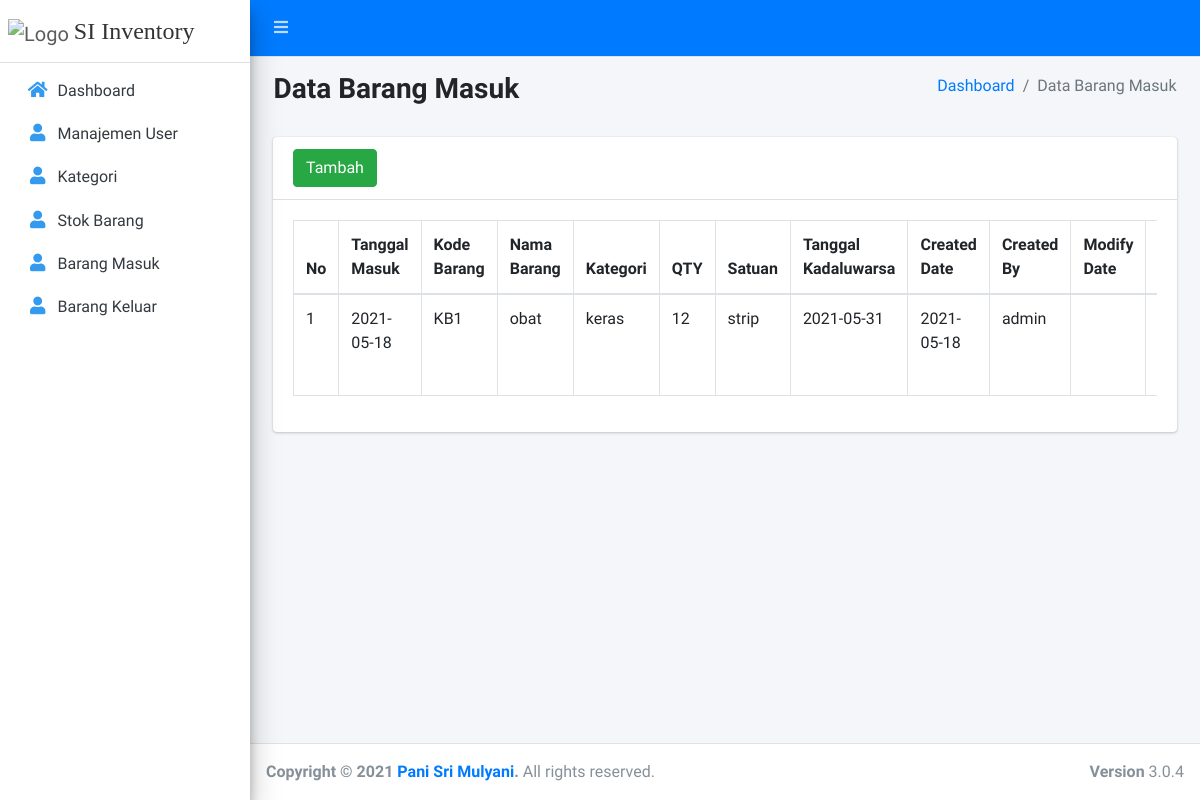
The app's page /admin_gudang/barang_masuk.html (signed in), older data.
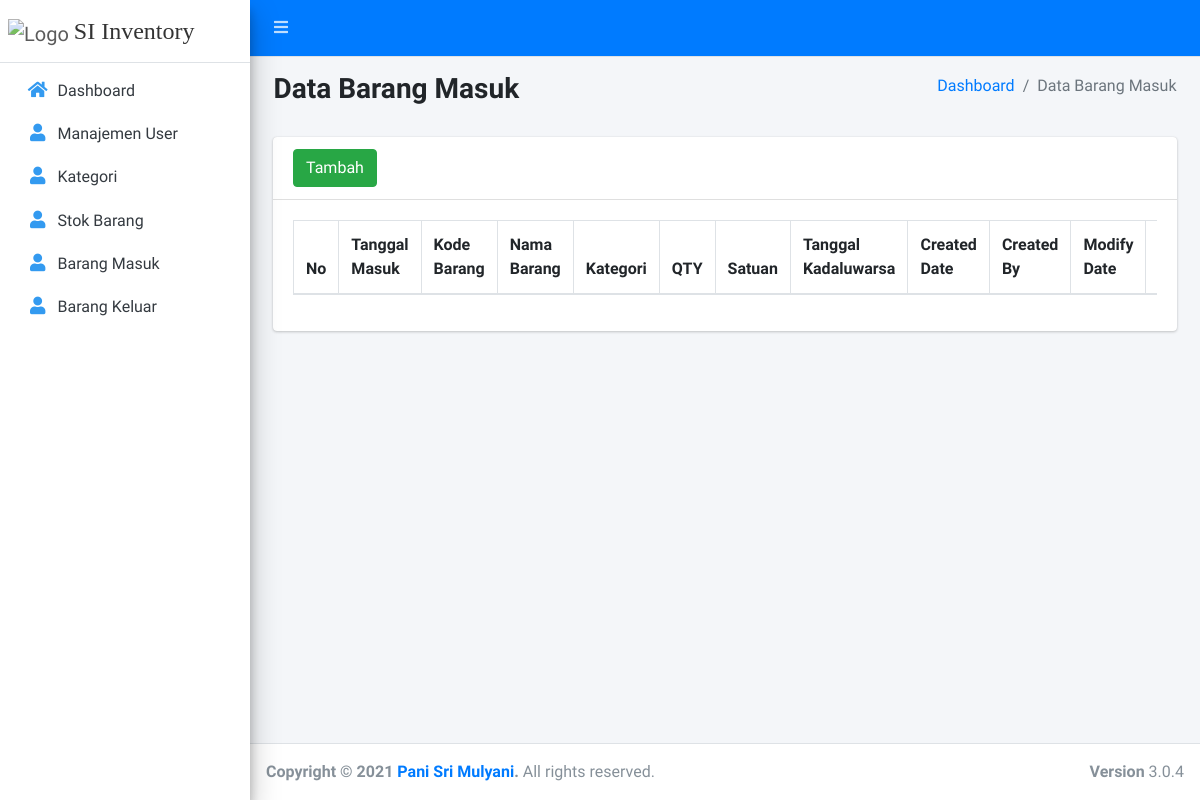
The same page, newer data.
### tables this page shows
CREATE TABLE `barang_masuk` (
  `id_barang_masuk` int(11) NOT NULL,
  `id_barang` int(191) NOT NULL,
  `tanggal_masuk` date NOT NULL,
  `qty` int(191) NOT NULL,
  `tanggal_kadaluwarsa` date NOT NULL,
  `created_date` date DEFAULT NULL,
  `created_by` int(191) DEFAULT NULL,
  `modify_date` date DEFAULT NULL,
  `modify_by` int(191) DEFAULT NULL
);

CREATE TABLE `stok_barang` (
  `id_barang` int(11) NOT NULL,
  `kode_barang` varchar(191) NOT NULL,
  `nama_barang` varchar(191) NOT NULL,
  `kategori` varchar(191) NOT NULL,
  `qty` int(191) NOT NULL,
  `satuan` enum('strip','botol','tablet') NOT NULL,
  `created_by` varchar(191) DEFAULT NULL,
  `modify_by` varchar(191) DEFAULT NULL,
  `created_date` date DEFAULT NULL,
  `modify_date` date DEFAULT NULL
);

CREATE TABLE `user` (
  `id_user` int(11) NOT NULL,
  `username` varchar(191) NOT NULL,
  `password` varchar(191) NOT NULL,
  `role` enum('admin_gudang','manager') NOT NULL,
  `namaLengkap` varchar(191) NOT NULL,
  `email` varchar(191) NOT NULL,
  `created_date` date DEFAULT NULL,
  `modify_date` date DEFAULT NULL,
  `created_by` varchar(191) DEFAULT NULL,
  `modify_by` varchar(191) DEFAULT NULL
);

### application/controllers/adminGudang/BarangMasuk.php (called while the page is built, shortened)
<?php
class BarangMasuk extends CI_Controller {
	public function index()
	{
    $data['konten'] = 'adminGudang/barangMasuk';
    $data['barang'] = $this->BarangMasukModel->getAll();
		$this->load->view('adminGudang/template', $data);
	}
}

### index.php (called while the page is built, shortened)
<?php
require_once BASEPATH.'core/CodeIgniter.php';

### application/models/BarangMasukModel.php (called while the page is built, shortened)
<?php
class BarangMasukModel extends CI_Model {
  private $table  = 'barang_masuk';
	public function getAll()
	{
    $this->db->select($this->table . '.*, user1.username as user_create, user2.username as user_modify, stok_barang.kode_barang, stok_barang.nama_barang, stok_barang.kategori, stok_barang.satuan');
    $this->db->join('user as user1', $this->table . '.created_by = user1.id_user');
    $this->db->join('user as user2', $this->table . '.modify_by = user2.id_user', 'left');
    $this->db->join('stok_barang', $this->table . '.id_barang = stok_barang.id_barang');
    return $this->db->get($this->table)->result_array();
	}
}

### application/views/adminGudang/barangMasuk.php (the view, shortened to what this page needs)
<section class="content">
  <div class="content-header">
    <div class="container-fluid">
      <div class="row mb-2">
        <div class="col-sm-6">
          <h3><b><font face=""> Data Barang Masuk </font></b></h3>
        </div>
        <div class="col-sm-6">
          <ol class="breadcrumb float-sm-right">
            <li class="breadcrumb-item"><a href="<?= base_url(); ?>">Dashboard</a></li>
            <li class="breadcrumb-item active">Data Barang Masuk</li>
          </ol>
        </div>
      </div>
    </div>
  </div>
  <div class="container-fluid">
    <div class="col-sm-12">
      <div class="card">
        <div class="card-header">
          <a class="btn btn-success" href="<?= base_url(); ?>admin_gudang/barang_masuk/tambah.html">Tambah</a>
        </div>
        <div class="card-body">
          <div class="table-responsive">
            <table class="table table-bordered" id="dataTables-example">
              <thead>
                <tr class="nowrap">
                  <th>No</th>
                  <th>Tanggal Masuk</th>
                  <th>Kode Barang</th>
                  <th>Nama Barang</th>
                  <th>Kategori</th>
                  <th>QTY</th>
                  <th>Satuan</th>
                  <th>Tanggal Kadaluwarsa</th>
                  <th>Created Date</th>
                  <th>Created By</th>
                  <th>Modify Date</th>
                  <th>Modify By</th>
                </tr>
              </thead>
              <tbody>
                <?php
                  $no = 1;
                  foreach ($barang as $key) { ?>
                    <tr>
                      <td><?= $no++; ?></td>
                      <td><?= $key['tanggal_masuk']; ?></td>
                      <td><?= $key['kode_barang']; ?></td>
                      <td><?= $key['nama_barang']; ?></td>
                      <td><?= $key['kategori']; ?></td>
                      <td><?= $key['qty']; ?></td>
                      <td><?= $key['satuan']; ?></td>
                      <td><?= $key['tanggal_kadaluwarsa']; ?></td>
                      <td><?= $key['created_date']; ?></td>
                      <td><?= $key['user_create']; ?></td>
                      <td><?= $key['modify_date']; ?></td>
                      <td><?= $key['user_modify']; ?></td>
                    </tr>
                  <?php }
                ?>
              </tbody>
            </table>
          </div>
        </div>
      </div>
    </div>
  </div>
</section>

### application/views/adminGudang/template.php (shortened to what this page needs)
<!DOCTYPE html>
<html>
<head>
  <link rel="stylesheet" href="<?php echo base_url();?>assets/css/dataTables.bootstrap4.min.css">
  <link rel="stylesheet" href="<?php echo base_url();?>assets/css/responsive.bootstrap4.min.css">
  <link rel="stylesheet" href="<?php echo base_url();?>assets/css/adminlte.min.css">
  <link rel="stylesheet" href="<?php echo base_url();?>assets/fontawesome-free/css/all.min.css">
  <link rel="stylesheet" href="https://code.ionicframework.com/ionicons/2.0.1/css/ionicons.min.css">
  <link rel="stylesheet" href="<?php echo base_url();?>assets/css/tempusdominus-bootstrap-4.min.css">
  <link rel="stylesheet" href="<?php echo base_url();?>assets/css/icheck-bootstrap.min.css">
  <link rel="stylesheet" href="<?php echo base_url();?>assets/css/jqvmap.min.css">
  <link rel="stylesheet" href="<?php echo base_url();?>assets/css/adminlte.min.css">
  <link rel="stylesheet" href="<?php echo base_url();?>assets/css/OverlayScrollbars.min.css">
  <link rel="stylesheet" href="<?php echo base_url();?>assets/css/daterangepicker.css">
  <link rel="stylesheet" href="<?php echo base_url();?>assets/css/summernote-bs4.css">
</head>
<body class="hold-transition sidebar-mini layout-fixed">
  <div class="wrapper">
    <nav class="main-header navbar navbar-expand navbar-dark navbar-primary">
      <ul class="navbar-nav">
        <li class="nav-item">
          <a class="nav-link" role="button" href="#" data-widget="pushmenu"><i style = "color = : #339af0;" id= "icon" class="fas fa-bars"></i></a>
        </li>
      </ul>
      <ul class="navbar-nav ml-auto">
        <li class="nav-item dropdown">
          <a class="nav-link" href="#" data-toggle="dropdown">
          </a>
        </li>
      </ul>
    </nav>
    <aside class="main-sidebar elevation-4 sidebar-light-primary">
      <a href="<?= base_url(); ?>" class="brand-link">
        <img src="<?php echo base_url();?>assets/img/bpslogo.png" alt="Logo" width="60px" height= "50px" style="opacity: .8">
        <span class="brand-text font-weight-light"> <font size = "5" face= "Tahoma ">SI Inventory</font></span>
      </a>
      <div class="sidebar">
        <nav class="mt-2">
          <ul class="nav nav-pills nav-sidebar flex-column" data-widget="treeview" role="menu" data-accordion="false">
            <li class="nav-item">
              <a href="<?= base_url(); ?>" class="nav-link">
                <i class="nav-icon fas fa-home" style="color :#339af0;"></i>
                <p>
                  Dashboard
                </p>
              </a>
            </li>
            <li class="nav-item">
              <a href="<?= base_url(); ?>admin_gudang/manajemen_user.html" class="nav-link">
                <i class="nav-icon fas fa-user" style="color :#339af0;"></i>
                <p>
                  Manajemen User
                </p>
              </a>
            </li>
            <li class="nav-item">
              <a href="<?= base_url(); ?>admin_gudang/kategori.html" class="nav-link">
                <i class="nav-icon fas fa-user" style="color :#339af0;"></i>
                <p>
                  Kategori
                </p>
              </a>
            </li>
            <li class="nav-item">
              <a href="<?= base_url(); ?>admin_gudang/stok_barang.html" class="nav-link">
                <i class="nav-icon fas fa-user" style="color :#339af0;"></i>
                <p>
                  Stok Barang
                </p>
              </a>
            </li>
            <li class="nav-item">
              <a href="<?= base_url(); ?>admin_gudang/barang_masuk.html" class="nav-link">
                <i class="nav-icon fas fa-user" style="color :#339af0;"></i>
                <p>
                  Barang Masuk
                </p>
              </a>
            </li>
            <li class="nav-item">
              <a href="<?= base_url(); ?>admin_gudang/barang_keluar.html" class="nav-link">
                <i class="nav-icon fas fa-user" style="color :#339af0;"></i>
                <p>
                  Barang Keluar
                </p>
              </a>
            </li>
          </ul>
        </nav>
      </div>
    </aside>
    <div class="content-wrapper">
      <?php $this->load->view($konten); ?>
    </div>
  </div>
  <footer class="main-footer">
    <strong>Copyright &copy; 2021 <a href="<?php echo base_url();?>assets/http://adminlte.io">Pani Sri Mulyani</a>.</strong>
    All rights reserved.
    <div class="float-right d-none d-sm-inline-block">
      <b>Version</b> 3.0.4
    </div>
  </footer>
</body>
</html>

Row changes from the older to the newer data that the page shows:
removed barang_masuk: tanggal_masuk "2021-05-18", id_barang.kode_barang "KB1", id_barang.nama_barang "obat", id_barang.kategori "keras", qty "12", id_barang.satuan "strip", tanggal_kadaluwarsa "2021-05-31", created_date "2021-05-18", user.username "admin"
